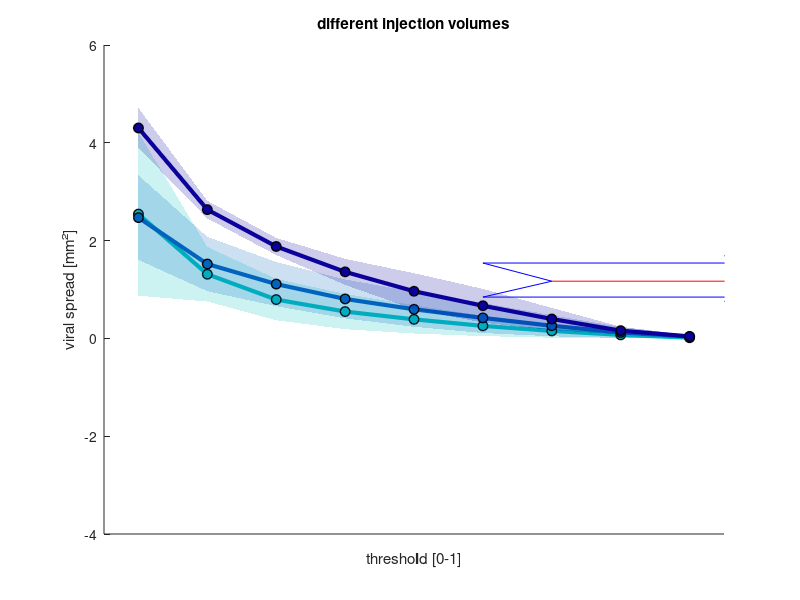
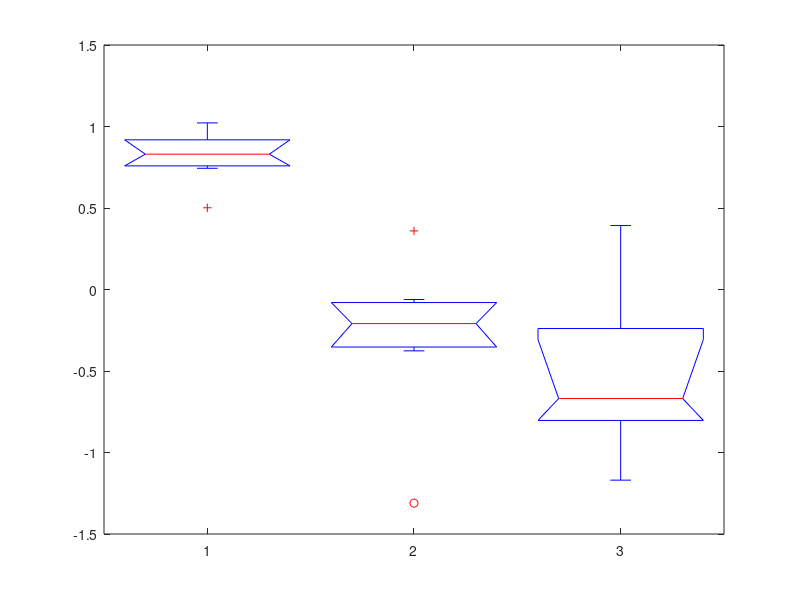
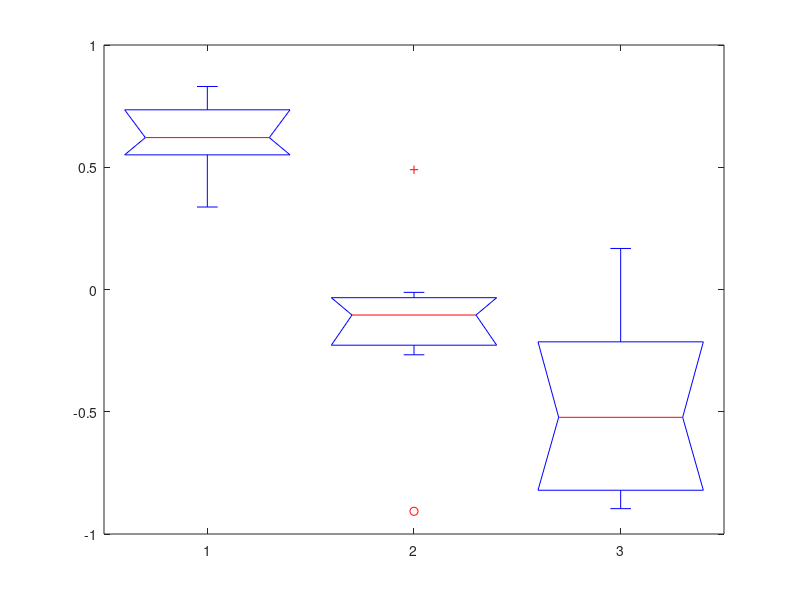
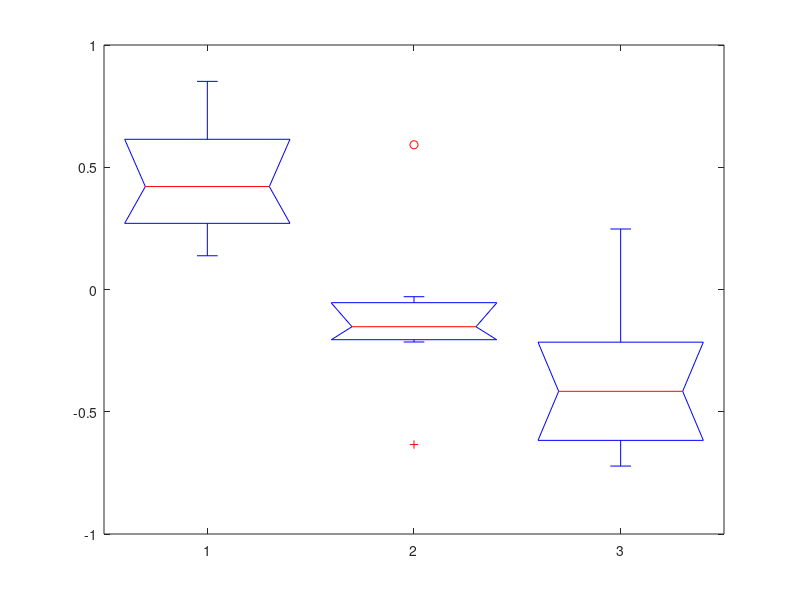

Reproduce these figures in MATLAB, in order.
% This script plots the estimation of viral spread when using AAVs of different serotypes 
% as reported in Wissing and Eschholz et al, PLOS Biology, 2025, Figure 3, panel J. 
%(C)opyright Alexander Dieter, 2025

%% prepare workspace
clear all; close all; clc; 

AAV9_50nl = load('AAV9_50nl_WissingEschholz2025');      % load data of AAV2/9, 50 nl
AAV9_100nl = load('AAV9_100nl_WissingEschholz2025');    % load data of AAV2/9, 100 nl
AAV9_300nl = load('AAV9_300nl_WissingEschholz2025');    % load data of AAV2/9, 300 nl



%% define fluorescence thresholds (must be identical to previous script)
levels = 0.1:0.1:0.9; 


%% create figure and plot data
f0 = figure('color', [1 1 1]); hold on;
fill([levels, fliplr(levels)], [mean(AAV9_50nl.viral_spread)+std(AAV9_50nl.viral_spread), fliplr(mean(AAV9_50nl.viral_spread)-std(AAV9_50nl.viral_spread))], ...
        'k', 'EdgeColor', 'none', 'FaceColor', [0 191 191]./255, 'FaceAlpha', 1/5); hold('on');
plot(levels, mean(AAV9_50nl.viral_spread), '-', 'Color', [0 191 191]./255, 'LineWidth', 3); 
scatter(levels, mean(AAV9_50nl.viral_spread), repmat(50, length(levels), 1), [0 191 191]./255, 'filled', 'MarkerEdgeColor', 'k', 'LineWidth', 1);

fill([levels, fliplr(levels)], [mean(AAV9_100nl.viral_spread)+std(AAV9_100nl.viral_spread), fliplr(mean(AAV9_100nl.viral_spread)-std(AAV9_100nl.viral_spread))], ...
        'k', 'EdgeColor', 'none', 'FaceColor', [0 100 191]./255, 'FaceAlpha', 1/5); hold('on');
plot(levels, mean(AAV9_100nl.viral_spread), '-', 'Color', [0 100 191]./255, 'LineWidth', 3); 
scatter(levels, mean(AAV9_100nl.viral_spread), repmat(50, length(levels), 1), [0 100 191]./255, 'filled', 'MarkerEdgeColor', 'k', 'LineWidth', 1);

fill([levels, fliplr(levels)], [mean(AAV9_300nl.viral_spread)+std(AAV9_300nl.viral_spread), fliplr(mean(AAV9_300nl.viral_spread)-std(AAV9_300nl.viral_spread))], ...
        'k', 'EdgeColor', 'none', 'FaceColor', [11 0 155]./255, 'FaceAlpha', 1/5); hold('on');
plot(levels, mean(AAV9_300nl.viral_spread), '-', 'Color', [11 0 155]./255, 'LineWidth', 3); 
scatter(levels, mean(AAV9_300nl.viral_spread), repmat(50, length(levels), 1), [11 0 155]./255, 'filled', 'MarkerEdgeColor', 'k', 'LineWidth', 1);

xlim([0.05 0.95]); ylabel('viral spread [mm²]'); xlabel('threshold [0-1]')
set(gca, 'XTick', levels, 'XTickLabel', levels); title('different injection volumes')





%% statistics - perform a series of anovas/tukey tests across different fluorescence thresholds

for statIdx = 1:length(levels)

    anova_vals = [AAV9_300nl.viral_spread(:, statIdx ); AAV9_100nl.viral_spread(:, statIdx ); AAV9_50nl.viral_spread(:, statIdx )];
    anova_labels = [ones(size(AAV9_300nl.viral_spread, 1), 1); ones(size(AAV9_100nl.viral_spread, 1), 1).*2; ones(size(AAV9_50nl.viral_spread, 1), 1).*3];

    [p, tbl, stats] = anova1(anova_vals, anova_labels);
    anova_stats = multcompare(stats);
    all_pvals(1, statIdx) = anova_stats(1, end);
    all_pvals(2, statIdx) = anova_stats(2, end);
    all_pvals(3, statIdx) = anova_stats(3, end);

end









